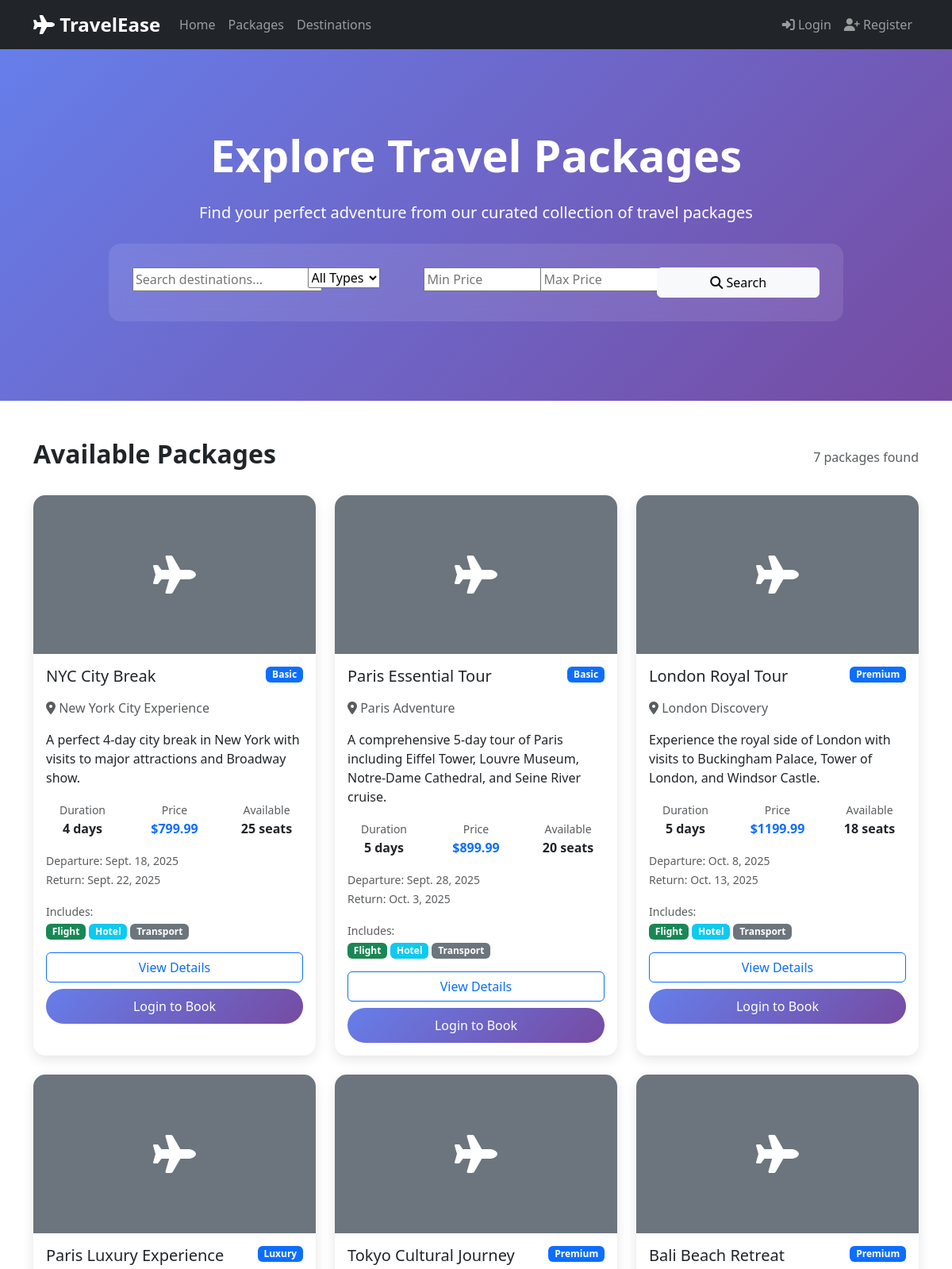
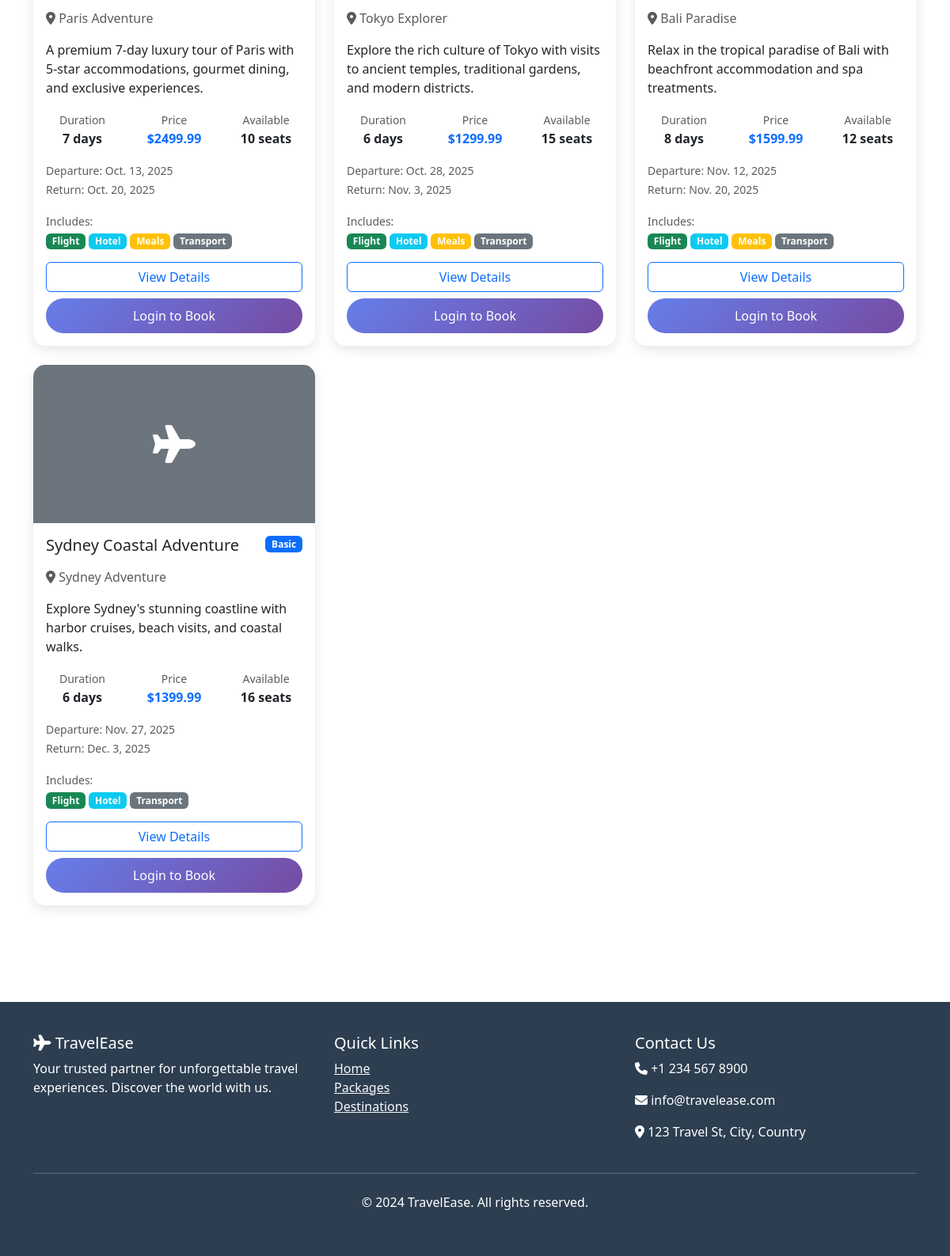
Page /packages/ on the committed database (2 pictures, top to bottom).
### bookings/models.py (models this page shows, shortened)
class Package(models.Model):
    PACKAGE_TYPES = [
        ('basic', 'Basic'),
        ('premium', 'Premium'),
        ('luxury', 'Luxury'),
    ]
    destination = models.ForeignKey(Destination, on_delete=models.CASCADE, related_name='packages')
    name = models.CharField(max_length=200)
    description = models.TextField()
    package_type = models.CharField(max_length=20, choices=PACKAGE_TYPES, default='basic')
    duration_days = models.PositiveIntegerField()
    price = models.DecimalField(max_digits=10, decimal_places=2)
    max_travelers = models.PositiveIntegerField(default=10)
    available_seats = models.PositiveIntegerField()
    departure_date = models.DateField()
    return_date = models.DateField()
    includes_flight = models.BooleanField(default=True)
    includes_hotel = models.BooleanField(default=True)
    includes_meals = models.BooleanField(default=False)
    includes_transport = models.BooleanField(default=True)
    created_at = models.DateTimeField(auto_now_add=True)
    updated_at = models.DateTimeField(auto_now=True)
    class Meta:
        ordering = ['departure_date']

class Destination(models.Model):
    name = models.CharField(max_length=200)
    description = models.TextField()
    image = models.ImageField(upload_to='destinations/', blank=True, null=True)
    country = models.CharField(max_length=100)
    city = models.CharField(max_length=100)
    created_at = models.DateTimeField(auto_now_add=True)
    updated_at = models.DateTimeField(auto_now=True)
    class Meta:
        ordering = ['name']

### bookings/views.py (the view)
# urls.py: path('packages/', views.package_list, name='package_list'),
def package_list(request):
    packages = Package.objects.filter(available_seats__gt=0)
    search_form = PackageSearchForm(request.GET)
    if search_form.is_valid():
        destination = search_form.cleaned_data.get('destination')
        package_type = search_form.cleaned_data.get('package_type')
        min_price = search_form.cleaned_data.get('min_price')
        max_price = search_form.cleaned_data.get('max_price')
        departure_date = search_form.cleaned_data.get('departure_date')
        duration_min = search_form.cleaned_data.get('duration_min')
        duration_max = search_form.cleaned_data.get('duration_max')
        if destination:
            packages = packages.filter(
                Q(destination__name__icontains=destination) |
                Q(destination__city__icontains=destination) |
                Q(destination__country__icontains=destination)
            )
        if package_type:
            packages = packages.filter(package_type=package_type)
        if min_price:
            packages = packages.filter(price__gte=min_price)
        if max_price:
            packages = packages.filter(price__lte=max_price)
        if departure_date:
            packages = packages.filter(departure_date__gte=departure_date)
        if duration_min:
            packages = packages.filter(duration_days__gte=duration_min)
        if duration_max:
            packages = packages.filter(duration_days__lte=duration_max)
    paginator = Paginator(packages, 12)
    page_number = request.GET.get('page')
    page_obj = paginator.get_page(page_number)
    context = {
        'page_obj': page_obj,
        'search_form': search_form,
        'total_packages': packages.count(),
    }
    return render(request, 'bookings/package_list.html', context)

### bookings/forms.py
class PackageSearchForm(forms.Form):
    destination = forms.CharField(max_length=200, required=False, widget=forms.TextInput(attrs={'placeholder': 'Search destinations...'}))
    package_type = forms.ChoiceField(choices=[('', 'All Types')] + Package.PACKAGE_TYPES, required=False)
    min_price = forms.DecimalField(required=False, min_value=0, widget=forms.NumberInput(attrs={'placeholder': 'Min Price'}))
    max_price = forms.DecimalField(required=False, min_value=0, widget=forms.NumberInput(attrs={'placeholder': 'Max Price'}))
    departure_date = forms.DateField(required=False, widget=forms.DateInput(attrs={'type': 'date'}))
    duration_min = forms.IntegerField(required=False, min_value=1, widget=forms.NumberInput(attrs={'placeholder': 'Min Days'}))
    duration_max = forms.IntegerField(required=False, min_value=1, widget=forms.NumberInput(attrs={'placeholder': 'Max Days'}))

### bookings/templates/bookings/package_list.html (shortened to what this page needs)
{% extends 'bookings/base.html' %}
{% block content %}
<section class="hero-section">
    <div class="container">
        <div class="row">
            <div class="col-12 text-center">
                <h1 class="display-4 fw-bold mb-4">Explore Travel Packages</h1>
                <p class="lead mb-4">Find your perfect adventure from our curated collection of travel packages</p>
            </div>
        </div>
        <div class="row justify-content-center">
            <div class="col-lg-10">
                <div class="search-form">
                    <form method="get" class="row g-3">
                        <div class="col-md-3">
                            {{ search_form.destination }}
                        </div>
                        <div class="col-md-2">
                            {{ search_form.package_type }}
                        </div>
                        <div class="col-md-2">
                            {{ search_form.min_price }}
                        </div>
                        <div class="col-md-2">
                            {{ search_form.max_price }}
                        </div>
                        <div class="col-md-3">
                            <button type="submit" class="btn btn-light w-100">
                                <i class="fas fa-search"></i> Search
                            </button>
                        </div>
                    </form>
                </div>
            </div>
        </div>
    </div>
</section>
<section class="py-5">
    <div class="container">
        <div class="row mb-4">
            <div class="col-12">
                <div class="d-flex justify-content-between align-items-center">
                    <h2 class="fw-bold">Available Packages</h2>
                    <p class="text-muted mb-0">{{ total_packages }} packages found</p>
                </div>
            </div>
        </div>
        {% if page_obj %}
        <div class="row">
            {% for package in page_obj %}
            <div class="col-lg-4 col-md-6 mb-4">
                <div class="card package-card card-hover h-100">
                    {% if package.destination.image %}
                        <img src="{{ package.destination.image.url }}" class="card-img-top" alt="{{ package.name }}">
                    {% else %}
                        <div class="card-img-top bg-secondary d-flex align-items-center justify-content-center" style="height: 200px;">
                            <i class="fas fa-plane text-white" style="font-size: 3rem;"></i>
                        </div>
                    {% endif %}
                    <div class="card-body">
                        <div class="d-flex justify-content-between align-items-start mb-2">
                            <h5 class="card-title">{{ package.name }}</h5>
                            <span class="badge bg-primary">{{ package.get_package_type_display }}</span>
                        </div>
                        <p class="card-text text-muted">
                            <i class="fas fa-map-marker-alt"></i> {{ package.destination.name }}
                        </p>
                        <p class="card-text">{{ package.description|truncatewords:20 }}</p>
                        <div class="row text-center mb-3">
                            <div class="col-4">
                                <small class="text-muted">Duration</small>
                                <div class="fw-bold">{{ package.duration_days }} days</div>
                            </div>
                            <div class="col-4">
                                <small class="text-muted">Price</small>
                                <div class="fw-bold text-primary">${{ package.price }}</div>
                            </div>
                            <div class="col-4">
                                <small class="text-muted">Available</small>
                                <div class="fw-bold">{{ package.available_seats }} seats</div>
                            </div>
                        </div>
                        <div class="mb-3">
                            <small class="text-muted">Departure: {{ package.departure_date }}</small><br>
                            <small class="text-muted">Return: {{ package.return_date }}</small>
                        </div>
                        <div class="mb-3">
                            <small class="text-muted">Includes:</small>
                            <div class="d-flex flex-wrap gap-1 mt-1">
                                {% if package.includes_flight %}
                                    <span class="badge bg-success">Flight</span>
                                {% endif %}
                                {% if package.includes_hotel %}
                                    <span class="badge bg-info">Hotel</span>
                                {% endif %}
                                {% if package.includes_meals %}
                                    <span class="badge bg-warning">Meals</span>
                                {% endif %}
                                {% if package.includes_transport %}
                                    <span class="badge bg-secondary">Transport</span>
                                {% endif %}
                            </div>
                        </div>
                        <div class="d-grid gap-2">
                            <a href="{% url 'bookings:package_detail' package.id %}" class="btn btn-outline-primary">
                                View Details
                            </a>
                            {% if user.is_authenticated %}
                                <a href="{% url 'bookings:create_booking' package.id %}" class="btn btn-primary">
                                    Book Now
                                </a>
                            {% else %}
                                <a href="{% url 'login' %}" class="btn btn-primary">
                                    Login to Book
                                </a>
                            {% endif %}
                        </div>
                    </div>
                </div>
            </div>
            {% endfor %}
        </div>
        {% endif %}
    </div>
</section>
{% endblock %}

### bookings/templates/bookings/base.html (shortened to what this page needs)
<!DOCTYPE html>
<html lang="en">
<head>
    <link href="https://cdn.jsdelivr.net/npm/bootstrap@5.3.0/dist/css/bootstrap.min.css" rel="stylesheet">
    <link rel="stylesheet" href="https://cdnjs.cloudflare.com/ajax/libs/font-awesome/6.4.0/css/all.min.css">
</head>
<body>
    <nav class="navbar navbar-expand-lg navbar-dark bg-dark">
        <div class="container">
            <a class="navbar-brand" href="{% url 'bookings:home' %}">
                <i class="fas fa-plane"></i> TravelEase
            </a>
            <div class="collapse navbar-collapse" id="navbarNav">
                <ul class="navbar-nav me-auto">
                    <li class="nav-item">
                        <a class="nav-link" href="{% url 'bookings:home' %}">Home</a>
                    </li>
                    <li class="nav-item">
                        <a class="nav-link" href="{% url 'bookings:package_list' %}">Packages</a>
                    </li>
                    <li class="nav-item">
                        <a class="nav-link" href="{% url 'bookings:destination_list' %}">Destinations</a>
                    </li>
                </ul>
                <ul class="navbar-nav">
                    {% if user.is_authenticated %}
                        <li class="nav-item">
                            <a class="nav-link" href="{% url 'bookings:user_dashboard' %}">
                                <i class="fas fa-user"></i> Dashboard
                            </a>
                        </li>
                        <li class="nav-item">
                            <a class="nav-link" href="{% url 'logout' %}">
                                <i class="fas fa-sign-out-alt"></i> Logout
                            </a>
                        </li>
                    {% else %}
                        <li class="nav-item">
                            <a class="nav-link" href="{% url 'login' %}">
                                <i class="fas fa-sign-in-alt"></i> Login
                            </a>
                        </li>
                        <li class="nav-item">
                            <a class="nav-link" href="{% url 'bookings:register' %}">
                                <i class="fas fa-user-plus"></i> Register
                            </a>
                        </li>
                    {% endif %}
                </ul>
            </div>
        </div>
    </nav>
    <main>
        {% block content %}{% endblock %}
    </main>
    <footer class="footer">
        <div class="container">
            <div class="row">
                <div class="col-md-4">
                    <h5><i class="fas fa-plane"></i> TravelEase</h5>
                    <p>Your trusted partner for unforgettable travel experiences. Discover the world with us.</p>
                </div>
                <div class="col-md-4">
                    <h5>Quick Links</h5>
                    <ul class="list-unstyled">
                        <li><a href="{% url 'bookings:home' %}" class="text-light">Home</a></li>
                        <li><a href="{% url 'bookings:package_list' %}" class="text-light">Packages</a></li>
                        <li><a href="{% url 'bookings:destination_list' %}" class="text-light">Destinations</a></li>
                    </ul>
                </div>
                <div class="col-md-4">
                    <h5>Contact Us</h5>
                    <p><i class="fas fa-phone"></i> +1 234 567 8900</p>
                    <p><i class="fas fa-envelope"></i> info@travelease.com</p>
                    <p><i class="fas fa-map-marker-alt"></i> 123 Travel St, City, Country</p>
                </div>
            </div>
            <hr class="my-4">
            <div class="text-center">
                <p>&copy; 2024 TravelEase. All rights reserved.</p>
            </div>
        </div>
    </footer>
</body>
</html>

### bookings/templates/bookings/base.html (style rules this page uses)
.hero-section { background: linear-gradient(135deg, #667eea 0%, #764ba2 100%); color: white; padding: 100px 0; }
.package-card { border: none; border-radius: 15px; overflow: hidden; box-shadow: 0 5px 15px rgba(0,0,0,0.1); }
.btn-primary { background: linear-gradient(135deg, #667eea 0%, #764ba2 100%); border: none; border-radius: 25px; padding: 10px 25px; }
.navbar-brand { font-weight: bold; font-size: 1.5rem; }
.footer { background: #2c3e50; color: white; padding: 40px 0; margin-top: 50px; }
.search-form { background: rgba(255,255,255,0.1); padding: 30px; border-radius: 15px; backdrop-filter: blur(10px); }

### rows in the picture
Package: name "NYC City Break", package_type "Basic", destination.name "New York City Experience", description "A perfect 4-day city break in New York with visits to major attractions and Broadway show.", duration_days "4", price "799.99", available_seats "25", departure_date "Sept. 18, 2025", return_date "Sept. 22, 2025", includes_flight "Flight", includes_hotel "Hotel", includes_transport "Transport"
Package: name "Paris Essential Tour", package_type "Basic", destination.name "Paris Adventure", description "A comprehensive 5-day tour of Paris including Eiffel Tower, Louvre Museum, Notre-Dame Cathedral, and Seine River cruise.", duration_days "5", price "899.99", available_seats "20", departure_date "Sept. 28, 2025", return_date "Oct. 3, 2025", includes_flight "Flight", includes_hotel "Hotel", includes_transport "Transport"
Package: name "London Royal Tour", package_type "Premium", destination.name "London Discovery", description "Experience the royal side of London with visits to Buckingham Palace, Tower of London, and Windsor Castle.", duration_days "5", price "1199.99", available_seats "18", departure_date "Oct. 8, 2025", return_date "Oct. 13, 2025", includes_flight "Flight", includes_hotel "Hotel", includes_transport "Transport"
Package: name "Paris Luxury Experience", package_type "Luxury", destination.name "Paris Adventure", description "A premium 7-day luxury tour of Paris with 5-star accommodations, gourmet dining, and exclusive experiences.", duration_days "7", price "2499.99", available_seats "10", departure_date "Oct. 13, 2025", return_date "Oct. 20, 2025", includes_flight "Flight", includes_hotel "Hotel", includes_meals "Meals", includes_transport "Transport"
Package: name "Tokyo Cultural Journey", package_type "Premium", destination.name "Tokyo Explorer", description "Explore the rich culture of Tokyo with visits to ancient temples, traditional gardens, and modern districts.", duration_days "6", price "1299.99", available_seats "15", departure_date "Oct. 28, 2025", return_date "Nov. 3, 2025", includes_flight "Flight", includes_hotel "Hotel", includes_meals "Meals", includes_transport "Transport"
Package: name "Bali Beach Retreat", package_type "Premium", destination.name "Bali Paradise", description "Relax in the tropical paradise of Bali with beachfront accommodation and spa treatments.", duration_days "8", price "1599.99", available_seats "12", departure_date "Nov. 12, 2025", return_date "Nov. 20, 2025", includes_flight "Flight", includes_hotel "Hotel", includes_meals "Meals", includes_transport "Transport"
Package: name "Sydney Coastal Adventure", package_type "Basic", destination.name "Sydney Adventure", description "Explore Sydney's stunning coastline with harbor cruises, beach visits, and coastal walks.", duration_days "6", price "1399.99", available_seats "16", departure_date "Nov. 27, 2025", return_date "Dec. 3, 2025", includes_flight "Flight", includes_hotel "Hotel", includes_transport "Transport"

### other values in the picture
{{ total_packages }} "7"
